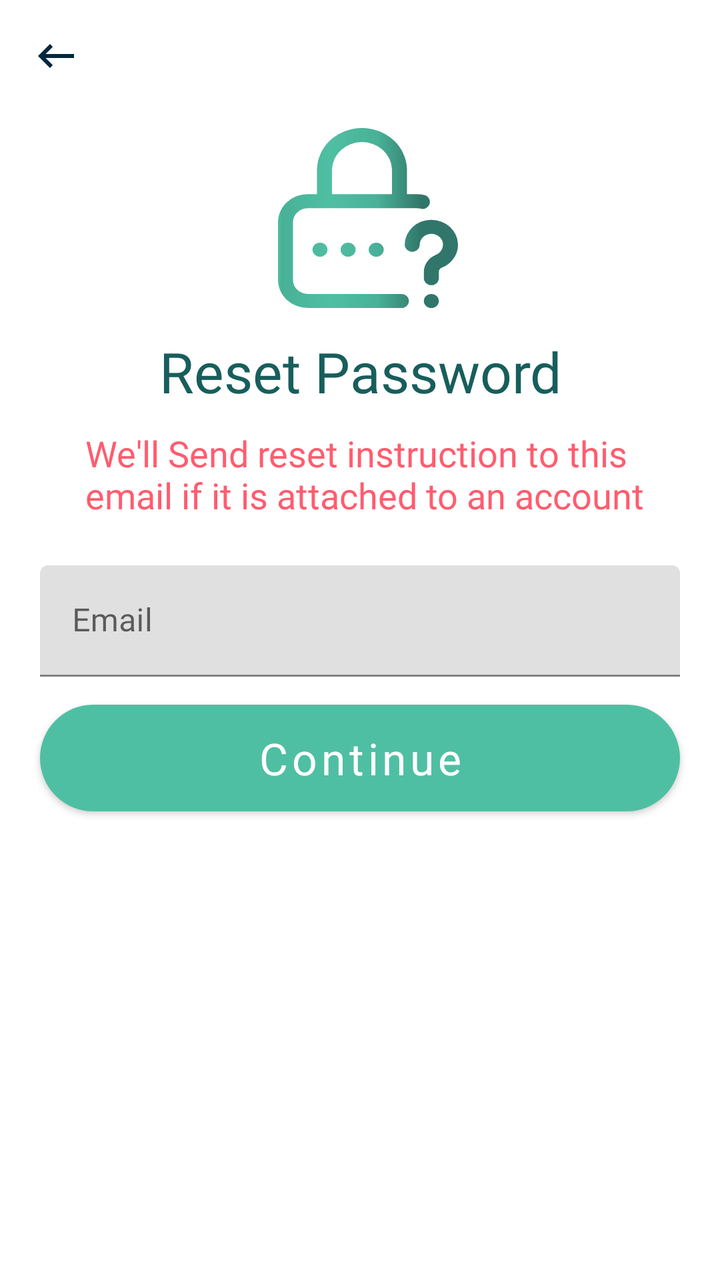
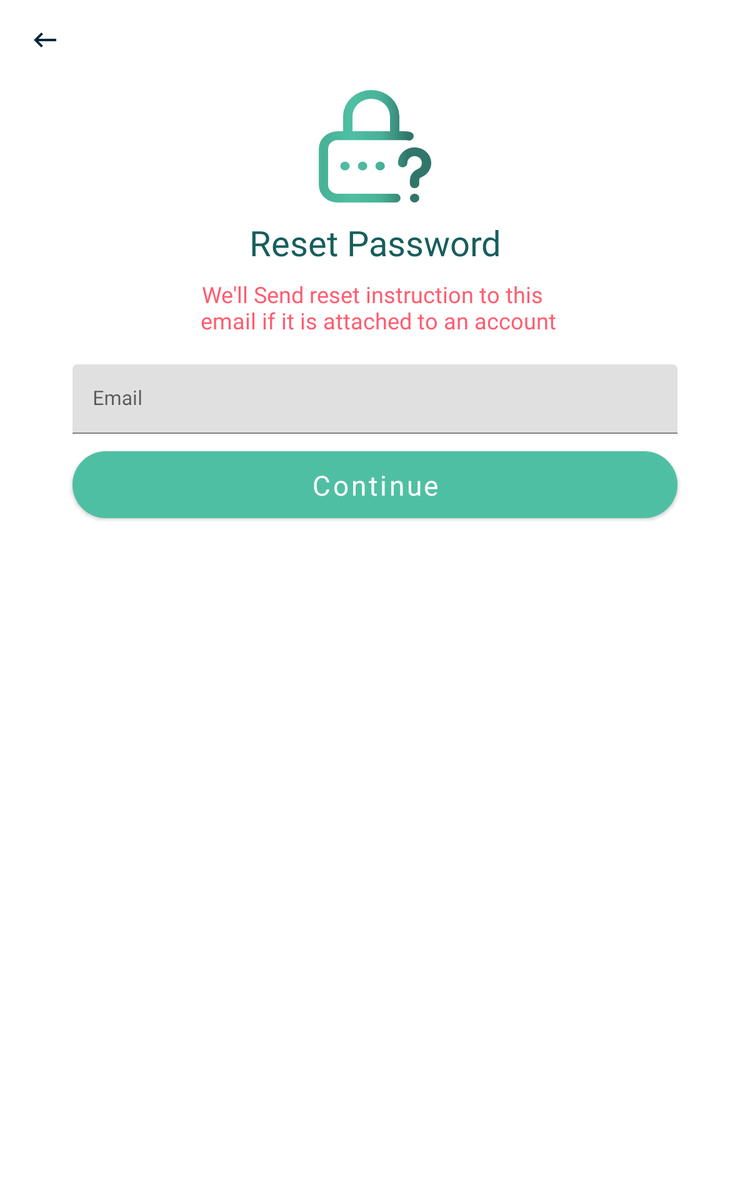

An Android layout and its configuration variant, each rendered on a device that would load it. The default file and the variant file are quoted in full after the pictures.
<!-- AndroidManifest.xml: application theme AppTheme -->
<!-- res/layout/activity_reset_password.xml -->
<?xml version="1.0" encoding="utf-8"?>
<androidx.constraintlayout.widget.ConstraintLayout xmlns:android="http://schemas.android.com/apk/res/android"
    xmlns:app="http://schemas.android.com/apk/res-auto"
    xmlns:tools="http://schemas.android.com/tools"
    android:layout_width="match_parent"
    android:layout_height="match_parent"
    tools:context=".ResetPasswordActivity"
    android:id="@+id/root">

    <androidx.appcompat.widget.Toolbar
        android:id="@+id/toolbar"
        android:layout_width="match_parent"
        android:layout_height="wrap_content"
        app:layout_constraintTop_toTopOf="parent"
        app:navigationIcon="@drawable/ic_keyboard_backspace" />

    <ImageView
        android:id="@+id/imageView"
        android:layout_width="wrap_content"
        android:layout_height="wrap_content"
        android:layout_marginStart="8dp"
        android:layout_marginTop="8dp"
        android:src="@drawable/ic_padlock"
        app:layout_constraintEnd_toEndOf="parent"
        app:layout_constraintStart_toStartOf="parent"
        app:layout_constraintTop_toBottomOf="@+id/toolbar" />

    <TextView
        android:id="@+id/textView2"
        android:layout_width="match_parent"
        android:layout_height="wrap_content"
        android:layout_marginTop="8dp"
        android:gravity="center_horizontal"
        android:padding="5dp"
        android:text="@string/reset_password"
        android:textColor="@color/colorPrimaryDark"
        android:textSize="28sp"
        app:layout_constraintTop_toBottomOf="@+id/imageView"
        tools:layout_editor_absoluteX="-16dp" />

    <TextView
        android:id="@+id/textView3"
        android:layout_width="match_parent"
        android:layout_height="wrap_content"
        android:gravity="center_horizontal"
        android:padding="5dp"
        android:text="@string/reset_msg"
        android:textColor="@color/colorAccent"
        android:textSize="18sp"
        app:layout_constraintTop_toBottomOf="@+id/textView2"
        tools:layout_editor_absoluteX="12dp" />

    <com.google.android.material.textfield.TextInputLayout
        android:id="@+id/email_addr_layout"
        android:layout_width="match_parent"
        android:layout_height="wrap_content"
        android:layout_marginStart="20dp"
        android:layout_marginEnd="20dp"
        android:layout_marginTop="18dp"
        app:layout_constraintTop_toBottomOf="@+id/textView3"
        android:hint="@string/email">

        <com.google.android.material.textfield.TextInputEditText
            android:id="@+id/email_addr"
            android:layout_width="match_parent"
            android:layout_height="wrap_content"
            android:inputType="textEmailAddress" />
    </com.google.android.material.textfield.TextInputLayout>

    <com.google.android.material.button.MaterialButton
        android:id="@+id/continue_btn"
        android:layout_width="match_parent"
        android:layout_height="wrap_content"
        app:backgroundTint="@color/colorPrimary"
        app:cornerRadius="28dp"
        android:layout_marginStart="20dp"
        android:layout_marginEnd="20dp"
        android:padding="12dp"
        android:textAllCaps="false"
        android:text="@string/_continue"
        android:fontFamily="@font/lato_bold"
        android:textSize="22sp"
        android:layout_marginTop="8dp"
        app:layout_constraintTop_toBottomOf="@+id/email_addr_layout" />
</androidx.constraintlayout.widget.ConstraintLayout>
<!-- resources referenced by this layout -->
<resources>
  <color name="colorAccent">#FF5C6F</color>
  <color name="colorPrimary">#4FBFA3</color>
  <color name="colorPrimaryDark">#175E5C</color>
  <!-- drawable ic_keyboard_backspace (drawable) -->
  <vector android:height="24dp" android:tint="#04273D"
      android:viewportHeight="24.0" android:viewportWidth="24.0"
      android:width="24dp" xmlns:android="http://schemas.android.com/apk/res/android">
      <path android:fillColor="#FF000000" android:pathData="M21,11H6.83l3.58,-3.59L9,6l-6,6 6,6 1.41,-1.41L6.83,13H21z"/>
  </vector>
  <!-- drawable ic_padlock: vector/xml drawable (drawable, 2375 chars, omitted) -->
  <string name="_continue">Continue</string>
  <string name="email">Email</string>
  <string name="reset_msg">We\'ll Send reset instruction to this \n  email if it is attached to an account</string>
  <string name="reset_password">Reset Password</string>
  <style name="AppTheme" parent="Theme.MaterialComponents.Light.NoActionBar">
          
          <item name="colorPrimary">@color/colorPrimary</item>
          <item name="colorPrimaryDark">@color/colorPrimaryDark</item>
          <item name="colorAccent">@color/colorAccent</item>
          <item name="android:fontFamily">@font/lato_regular</item>
      </style>
</resources>
<!-- res/layout-sw600dp/activity_reset_password.xml (the repository's variant of the layout above) -->
<!-- drawn on a 7-inch tablet held upright -->
<?xml version="1.0" encoding="utf-8"?>
<androidx.constraintlayout.widget.ConstraintLayout xmlns:android="http://schemas.android.com/apk/res/android"
    xmlns:app="http://schemas.android.com/apk/res-auto"
    xmlns:tools="http://schemas.android.com/tools"
    android:id="@+id/root"
    android:layout_width="match_parent"
    android:layout_height="match_parent"
    tools:context=".ResetPasswordActivity">

    <androidx.appcompat.widget.Toolbar
        android:id="@+id/toolbar"
        android:layout_width="match_parent"
        android:layout_height="wrap_content"
        app:layout_constraintTop_toTopOf="parent"
        app:navigationIcon="@drawable/ic_keyboard_backspace" />

    <ImageView
        android:id="@+id/imageView"
        android:layout_width="wrap_content"
        android:layout_height="wrap_content"
        android:layout_marginStart="8dp"
        android:layout_marginTop="8dp"
        android:layout_marginEnd="8dp"
        android:src="@drawable/ic_padlock"
        app:layout_constraintEnd_toStartOf="@+id/guideline3"
        app:layout_constraintStart_toStartOf="@+id/guideline2"
        app:layout_constraintTop_toBottomOf="@+id/toolbar" />

    <TextView
        android:id="@+id/textView2"
        android:layout_width="0dp"
        android:layout_height="wrap_content"
        android:layout_marginStart="8dp"
        android:layout_marginTop="8dp"
        android:layout_marginEnd="8dp"
        android:gravity="center_horizontal"
        android:padding="5dp"
        android:text="@string/reset_password"
        android:textColor="@color/colorPrimaryDark"
        android:textSize="28sp"
        app:layout_constraintEnd_toStartOf="@+id/guideline3"
        app:layout_constraintStart_toStartOf="@+id/guideline2"
        app:layout_constraintTop_toBottomOf="@+id/imageView" />

    <TextView
        android:id="@+id/textView3"
        android:layout_width="0dp"
        android:layout_height="wrap_content"
        android:layout_marginStart="8dp"
        android:layout_marginEnd="8dp"
        android:gravity="center_horizontal"
        android:padding="5dp"
        android:text="@string/reset_msg"
        android:textColor="@color/colorAccent"
        android:textSize="18sp"
        app:layout_constraintEnd_toStartOf="@+id/guideline3"
        app:layout_constraintStart_toStartOf="@+id/guideline2"
        app:layout_constraintTop_toBottomOf="@+id/textView2" />

    <com.google.android.material.textfield.TextInputLayout
        android:id="@+id/email_addr_layout"
        android:layout_width="0dp"
        android:layout_height="wrap_content"
        android:layout_marginStart="8dp"
        android:layout_marginTop="18dp"
        android:layout_marginEnd="8dp"
        android:hint="@string/email"
        app:layout_constraintEnd_toStartOf="@+id/guideline3"
        app:layout_constraintStart_toStartOf="@+id/guideline2"
        app:layout_constraintTop_toBottomOf="@+id/textView3">

        <com.google.android.material.textfield.TextInputEditText
            android:id="@+id/email_addr"
            android:layout_width="match_parent"
            android:layout_height="wrap_content"
            android:inputType="textEmailAddress" />
    </com.google.android.material.textfield.TextInputLayout>

    <com.google.android.material.button.MaterialButton
        android:id="@+id/continue_btn"
        android:layout_width="0dp"
        android:layout_height="wrap_content"
        android:layout_marginStart="8dp"
        android:layout_marginTop="8dp"
        android:layout_marginEnd="8dp"
        android:fontFamily="@font/lato_bold"
        android:padding="12dp"
        android:text="@string/_continue"
        android:textAllCaps="false"
        android:textSize="22sp"
        app:backgroundTint="@color/colorPrimary"
        app:cornerRadius="28dp"
        app:layout_constraintEnd_toStartOf="@+id/guideline3"
        app:layout_constraintStart_toStartOf="@+id/guideline2"
        app:layout_constraintTop_toBottomOf="@+id/email_addr_layout" />

    <androidx.constraintlayout.widget.Guideline
        android:id="@+id/guideline2"
        android:layout_width="wrap_content"
        android:layout_height="wrap_content"
        android:orientation="vertical"
        app:layout_constraintGuide_begin="50dp" />

    <androidx.constraintlayout.widget.Guideline
        android:id="@+id/guideline3"
        android:layout_width="wrap_content"
        android:layout_height="wrap_content"
        android:orientation="vertical"
        app:layout_constraintGuide_end="50dp"/>
</androidx.constraintlayout.widget.ConstraintLayout>
